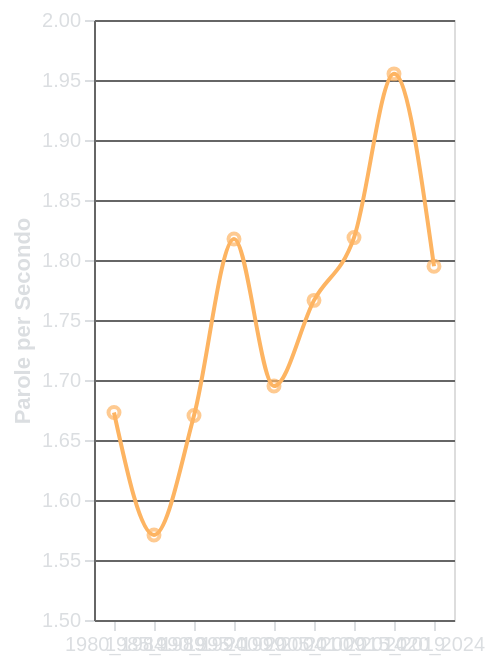

Write the Vega-Lite specification saved for this chart.
### Vega-Lite specification from a JSON file in a GitHub repository (floating-point values rounded to 4 significant figures)
{"config": {"background": "transparent", "title": {"color": "#DBDEE1", "fontSize": 16}, "axis": {"domainColor": "#666666", "gridColor": "#666666", "tickColor": "#DBDEE1", "titleColor": "#DBDEE1", "labelColor": "#DBDEE1"}, "legend": {"labelColor": "#DBDEE1", "titleColor": "#DBDEE1"}}, "layer": [{"mark": {"type": "line", "interpolate": "monotone"}, "encoding": {"color": {"value": "#FDB462"}, "tooltip": [{"field": "Lustro", "type": "ordinal"}, {"field": "Parole per Secondo", "type": "quantitative"}], "x": {"axis": {"labelAngle": 0}, "field": "Lustro", "title": "", "type": "ordinal"}, "y": {"field": "Parole per Secondo", "scale": {"domain": [1.5, 2]}, "title": "Parole per Secondo", "type": "quantitative"}}}, {"mark": {"type": "point"}, "encoding": {"color": {"value": "#FDB462"}, "tooltip": [{"field": "Lustro", "type": "ordinal"}, {"field": "Parole per Secondo", "format": ".2f", "type": "quantitative"}], "x": {"field": "Lustro", "type": "ordinal"}, "y": {"field": "Parole per Secondo", "type": "quantitative"}}}], "data": {"name": "data-b15f76c50de0d5e8099fab9b6759c91b"}, "height": "container", "width": "container", "$schema": "https://vega.github.io/schema/vega-lite/v5.17.0.json", "datasets": {"data-b15f76c50de0d5e8099fab9b6759c91b": [{"Lustro": "1980_1984", "Parole per Secondo": 1.673}, {"Lustro": "1985_1989", "Parole per Secondo": 1.571}, {"Lustro": "1990_1994", "Parole per Secondo": 1.67}, {"Lustro": "1995_1999", "Parole per Secondo": 1.818}, {"Lustro": "2000_2004", "Parole per Secondo": 1.695}, {"Lustro": "2005_2009", "Parole per Secondo": 1.766}, {"Lustro": "2010_2014", "Parole per Secondo": 1.819}, {"Lustro": "2015_2019", "Parole per Secondo": 1.955}, {"Lustro": "2020_2024", "Parole per Secondo": 1.795}]}}
